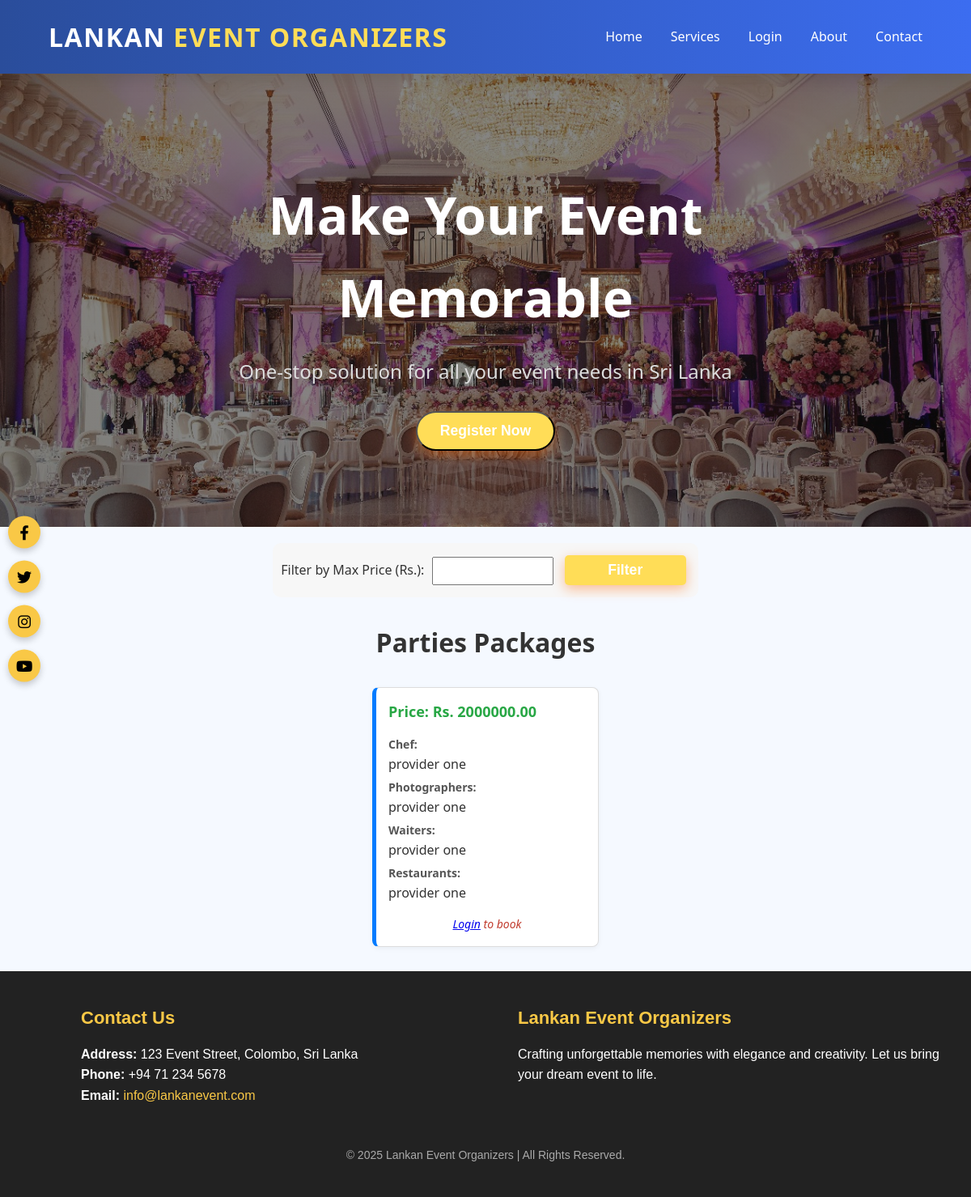
Screenshot of /parties.php with the database file from the repository.
### tables this page shows
CREATE TABLE `package` (
  `id` int(11) NOT NULL,
  `package_type` varchar(255) NOT NULL,
  `services` text NOT NULL,
  `created_at` timestamp NOT NULL DEFAULT current_timestamp(),
  `price` decimal(10,2) NOT NULL
);

CREATE TABLE `services` (
  `id` int(11) NOT NULL,
  `provider_name` varchar(100) DEFAULT NULL,
  `service_name` varchar(100) DEFAULT NULL,
  `description` text DEFAULT NULL,
  `email` varchar(100) DEFAULT NULL,
  `photo` varchar(255) DEFAULT NULL,
  `location` varchar(150) DEFAULT NULL,
  `price` decimal(10,2) DEFAULT NULL,
  `time_slot` varchar(50) DEFAULT NULL
);

### parties.php (the view, shortened to what this page needs)
<?php
include('dbconnect.php');
$isLoggedIn = isset($_SESSION['user_name']);
function getProviderNames($conn, $ids) {
    if (!is_array($ids)) $ids = [$ids];
    $ids = array_map('intval', $ids);
    $idList = implode(',', $ids);
    $nameQuery = "SELECT id, provider_name FROM services WHERE id IN ($idList)";
    $nameResult = mysqli_query($conn, $nameQuery);
    $nameMap = [];
    while ($row = mysqli_fetch_assoc($nameResult)) {
        $nameMap[$row['id']] = $row['provider_name'];
    }
    $providerInfo = [];
    foreach ($ids as $id) {
        $providerInfo[] = isset($nameMap[$id]) ? $nameMap[$id] : "Unknown";
    }
    return $providerInfo;
}
$maxPrice = isset($_GET['max_price']) ? intval($_GET['max_price']) : null;
if ($maxPrice) {
    $query = "SELECT * FROM package WHERE package_type='Parties' AND price <= $maxPrice";
} else {
    $query = "SELECT * FROM package WHERE package_type='Parties'";
}
$result = mysqli_query($conn, $query);
?>
<!DOCTYPE html>
<html lang="en">
<head>
    <link rel="stylesheet" href="ourPackages.css" />
    <link rel="stylesheet" href="https://cdnjs.cloudflare.com/ajax/libs/font-awesome/6.4.0/css/all.min.css">
</head>
<body>
<nav class="navbar">
    <div class="logo">Lankan <span>Event Organizers</span></div>
    <ul class="nav-links">
        <?php if ($isLoggedIn): ?>
            <li><a href="user_home.php #index">Home</a></li>
        <?php else: ?>
            <li><a href="index.php #index">Home</a></li>
        <?php endif; ?>
        <?php if ($isLoggedIn): ?>
            <li><a href="user_home.php #services">Services</a></li>
        <?php else: ?>
            <li><a href="index.php #services">Services</a></li>
        <?php endif; ?>
        <?php if ($isLoggedIn): ?>
            <li><a href="logout.php">Logout</a></li>
        <?php else: ?>
            <li><a href="login.php">Login</a></li>
        <?php endif; ?>
        <?php if ($isLoggedIn): ?>
            <li><a href="user_home.php #about">About</a></li>
        <?php else: ?>
            <li><a href="index.php #about">About</a></li>
        <?php endif; ?>
        <li><a href="contact.php">Contact</a></li>
    </ul>
</nav>
<?php if ($isLoggedIn): ?>
<section class="hero">
    <div class="hero-content">
        <h1>Make Your Event Memorable</h1>
        <p>One-stop solution for all your event needs in Sri Lanka</p>
        <p>Welcome, <?php echo htmlspecialchars($_SESSION['user_name']); ?>!</p>
    </div>
</section>
<?php else: ?>
<section class="hero">
    <div class="hero-content">
        <h1>Make Your Event Memorable</h1>
        <p>One-stop solution for all your event needs in Sri Lanka</p>
        <button onclick="openModal()" class="btn">Register Now</button>
    </div>
</section>
<?php endif; ?>
<section class="filter-section">
    <form method="GET">
        <label for="price_filter">Filter by Max Price (Rs.): </label>
        <input type="number" name="price_filter" id="price_filter" min="0" value="<?php echo isset($_GET['price_filter']) ? htmlspecialchars($_GET['price_filter']) : ''; ?>">
        <input type="submit" class="btn" value="Filter">
    </form>
</section>
<h1>Parties Packages</h1>
<div class="packages-container">
<?php while ($row = mysqli_fetch_assoc($result)) {
    $services = json_decode($row['services'], true);
    echo "<div class='package-box'>";
    echo "<h2>Price: Rs. {$row['price']}</h2>";
    foreach ($services as $service_type => $ids) {
        $providerNames = getProviderNames($conn, $ids);
        echo "<strong>" . ucfirst(str_replace('_', ' ', $service_type)) . ":</strong> " . implode(', ', $providerNames) . "<br>";
    }
    if (isset($_SESSION['user_name'])) {
        echo "<form method='POST' action='payment_packages.php'>";
        echo "<input type='hidden' name='package_id' value='{$row['id']}'>";
        echo "<input type='submit' name='book_now' value='Book'>";
        echo "</form>";
    } else {
        echo "<p class='modular-login'><em><a href='login.php'>Login</a> to book</em></p>";
    }
    echo "</div>";
} ?>
</div>
<footer id="contact">
        <div class="footer-container">
            <div class="contact-info">
                <h3>Contact Us</h3>
                <p>
                    <strong>Address:</strong> 123 Event Street, Colombo, Sri Lanka<br />
                    <strong>Phone:</strong> +94 71 234 5678<br />
                    <strong>Email:</strong>
                    <a href="mailto:info@lankanevent.com">info@lankanevent.com</a>
                </p>
            </div>
            <div class="newsletter-signup">
                <h3>Lankan Event Organizers</h3>
                <p>Crafting unforgettable memories with elegance and creativity. Let us bring your dream event to life.</p>
            </div>
        </div>
        <div class="social-icons-vertical">
            <a href="https://facebook.com/lankanevent" target="_blank" class="social-icon" aria-label="Facebook">
                <i class="fab fa-facebook-f"></i>
            </a>
            <a href="https://twitter.com/lankanevent" target="_blank" class="social-icon" aria-label="Twitter">
                <i class="fab fa-twitter"></i>
            </a>
            <a href="https://instagram.com/lankanevent" target="_blank" class="social-icon" aria-label="Instagram">
                <i class="fab fa-instagram"></i>
            </a>
            <a href="https://youtube.com/lankanevent" target="_blank" class="social-icon" aria-label="YouTube">
                <i class="fab fa-youtube"></i>
            </a>
        </div>
        <div class="footer-copy">
            &copy; 2025 Lankan Event Organizers | All Rights Reserved.
        </div>
    </footer>
</body>
</html>

### ourPackages.css (style rules this page uses)
body { font-family: 'Segoe UI', sans-serif; background-color: #f5f9ff; color: #333; line-height: 1.6; }
.navbar { display: flex; justify-content: space-between; align-items: center; background: linear-gradient(90deg, #2a4d9b, #3c6df0); padding: 20px 60px; box-shadow: 0 6px 18px rgba(0, 0, 0, 0.1); position: sticky; top: 0; z-index: 1000; transition: background 0.3s ease-in-out; }
.navbar .logo { font-size: 2rem; font-weight: 800; color: #ffffff; text-transform: uppercase; letter-spacing: 1.5px; font-family: 'Segoe UI', sans-serif; }
.navbar .logo span { color: #ffdd57; }
.navbar .nav-links { list-style: none; display: flex; gap: 35px; }
.navbar .nav-links li a { color: white; text-decoration: none; font-weight: 500; }
.navbar .nav-links li a::after { content: ''; position: absolute; left: 0; bottom: -3px; height: 2px; width: 0%; background-color: #ffdd57; transition: width 0.3s ease-in-out; }
.hero { background: linear-gradient(rgba(0, 0, 0, 0.5), rgba(0, 0, 0, 0.5)), url('images/hero.jpg') no-repeat center center/cover; color: #fff; height: 70vh; display: flex; align-items: center; justify-content: center; text-align: center; position: relative; overflow: hidden; animation: fadeInHero 2s ease-out forwards; }
.hero::before { content: ''; position: absolute; top: -50%; left: -50%; width: 200%; height: 200%; background: radial-gradient(circle, rgba(255,255,255,0.05) 20%, transparent 80%); animation: moveBackground 30s linear infinite; pointer-events: none; z-index: 1; }
.hero-content { position: relative; z-index: 2; max-width: 800px; padding: 0 20px; animation: slideUp 1.5s ease-out; }
.hero-content h1 { font-size: 4em; margin-bottom: 20px; animation: fadeInText 2s ease-in; }
.hero-content p { font-size: 1.5em; margin-bottom: 30px; line-height: 1.6; color: #ddd; }
.btn { background-color: #ffdd57; color: white; padding: 12px 28px; border-radius: 30px; text-decoration: none; font-weight: bold; font-size: 1.1em; box-shadow: 0 5px 15px rgba(255, 102, 0, 0.4); transition: all 0.3s ease-in-out; position: relative; z-index: 2; }
.filter-section { margin: 20px; text-align: center; }
.filter-section form { display: inline-block; padding: 10px; background: #f7f7f7; border-radius: 10px; }
.filter-section input { margin: 5px; padding: 8px; width: 150px; }
.filter-section .btn { padding: 8px 15px; background: #ffdd57; color: white; border: none; border-radius: 5px; cursor: pointer; }
h1 { text-align: center; margin-top:30px; margin-bottom: 30px; }
.packages-container { display: flex; flex-wrap: wrap; justify-content: center; gap: 20px; margin-bottom: 30px; }
.package-box { background-color: #fff; border: 1px solid #ddd; border-left: 5px solid #007BFF; padding: 15px; width: 280px; border-radius: 8px; box-shadow: 0 2px 6px rgba(0, 0, 0, 0.05); display: flex; flex-direction: column; justify-content: space-between; }
.package-box h2 { font-size: 18px; color: #28a745; margin-bottom: 10px; }
.package-box strong { display: block; margin-top: 5px; font-size: 14px; color: #555; }
.package-box p { margin-top: 15px; font-style: italic; color: #c0392b; font-size: 14px; text-align: center; }
footer { background: #222; color: #fff; padding: 40px 20px; position: relative; font-family: 'Poppins', sans-serif; }
.footer-container { display: flex; flex-wrap: wrap; justify-content: space-between; max-width: 1200px; margin: auto; padding-left: 80px; }
.contact-info, .newsletter-signup { flex: 1 1 45%; margin-bottom: 20px; }
.contact-info h3, .newsletter-signup h3 { font-size: 22px; margin-bottom: 15px; color: #f9c846; }
.contact-info p, .newsletter-signup p { font-size: 16px; line-height: 1.6; }
.contact-info a { color: #f9c846; text-decoration: none; }
.footer-copy { text-align: center; margin-top: 30px; font-size: 14px; color: #aaa; }
.social-icons-vertical { position: fixed; top: 50%; left: 10px; transform: translateY(-50%); display: flex; flex-direction: column; gap: 15px; z-index: 1000; }
.social-icon { display: flex; justify-content: center; align-items: center; background-color: #f9c846; color: #000; width: 40px; height: 40px; border-radius: 50%; text-decoration: none; font-size: 18px; transition: transform 0.3s, background-color 0.3s; box-shadow: 0 4px 8px rgba(0,0,0,0.2); }

### rows the page displays
package: price "2000000.00", service_type "Chef", services "provider one", service_type "Photographers", service_type "Restaurants"
services: service_type "Waiters", id "provider one"
